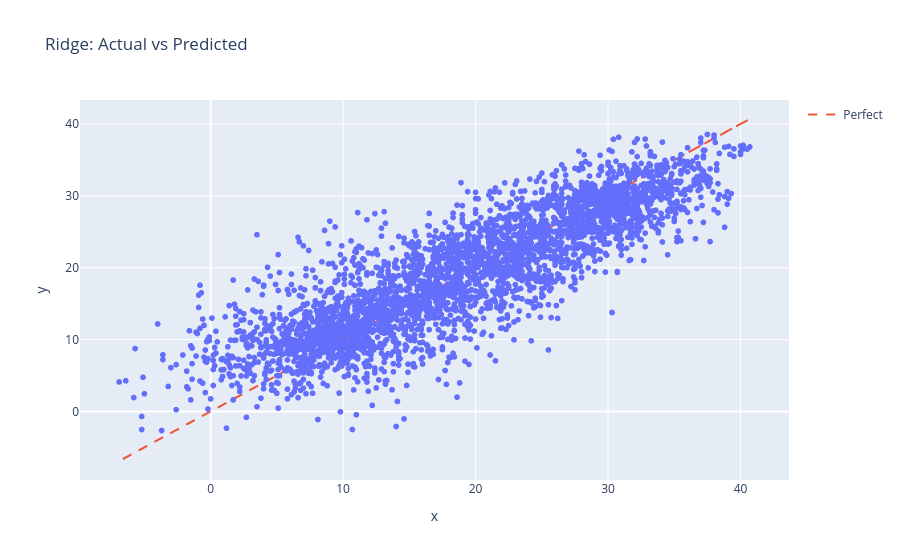
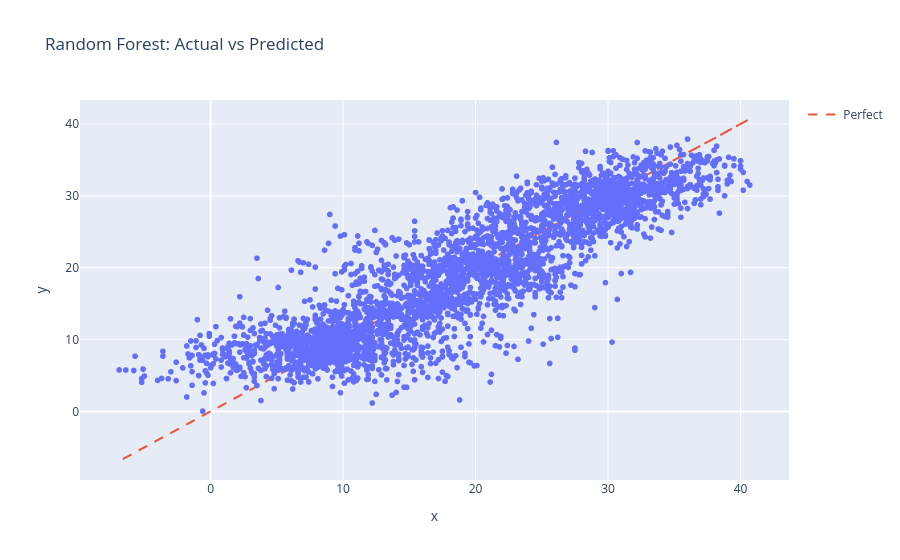

Here is the notebook cell these charts were saved with, in order:
### Code cell
models = {
    "Ridge": Y_pred_ridge[:, target_idx],
    "Random Forest": Y_pred_rf[:, target_idx]
}

for name, preds in models.items():
    fig = px.scatter(
        x=Y_test.iloc[:, target_idx],
        y=preds,
        title=f"{name}: Actual vs Predicted"
    )

    fig.add_trace(go.Scatter(
        x=Y_test.iloc[:, target_idx],
        y=Y_test.iloc[:, target_idx],
        mode="lines",
        name="Perfect",
        line=dict(dash="dash")
    ))

    fig.show()

### Figure 1 — Plotly figure (JSON) as saved in the notebook; plotly's stock layout.template omitted (floating-point values rounded to 4 significant figures; data arrays with more than 128 entries replaced by an {"elided": "..."} marker saying what was removed)
{"data": [{"hovertemplate": "x=%{x}<br>y=%{y}<extra></extra>", "legendgroup": "", "marker": {"color": "#636efa", "symbol": "circle"}, "mode": "markers", "name": "", "showlegend": false, "type": "scattergl", "x": {"elided": "3620 float values"}, "xaxis": "x", "y": {"elided": "3620 float values"}, "yaxis": "y"}, {"line": {"dash": "dash"}, "mode": "lines", "name": "Perfect", "type": "scatter", "x": {"elided": "3620 float values"}, "y": {"elided": "3620 float values"}}], "layout": {"legend": {"tracegroupgap": 0}, "title": {"text": "Ridge: Actual vs Predicted"}, "xaxis": {"anchor": "y", "domain": [0, 1], "title": {"text": "x"}}, "yaxis": {"anchor": "x", "domain": [0, 1], "title": {"text": "y"}}}}

### Figure 2 — Plotly figure (JSON) as saved in the notebook; plotly's stock layout.template omitted (floating-point values rounded to 4 significant figures; data arrays with more than 128 entries replaced by an {"elided": "..."} marker saying what was removed)
{"data": [{"hovertemplate": "x=%{x}<br>y=%{y}<extra></extra>", "legendgroup": "", "marker": {"color": "#636efa", "symbol": "circle"}, "mode": "markers", "name": "", "showlegend": false, "type": "scattergl", "x": {"elided": "3620 float values"}, "xaxis": "x", "y": {"elided": "3620 float values"}, "yaxis": "y"}, {"line": {"dash": "dash"}, "mode": "lines", "name": "Perfect", "type": "scatter", "x": {"elided": "3620 float values"}, "y": {"elided": "3620 float values"}}], "layout": {"legend": {"tracegroupgap": 0}, "title": {"text": "Random Forest: Actual vs Predicted"}, "xaxis": {"anchor": "y", "domain": [0, 1], "title": {"text": "x"}}, "yaxis": {"anchor": "x", "domain": [0, 1], "title": {"text": "y"}}}}
